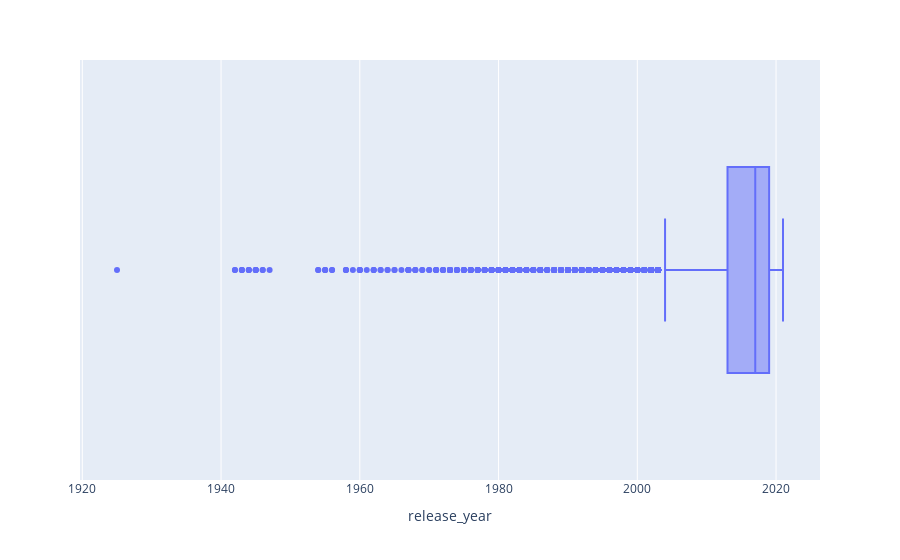

The notebook cell saved with this chart:
### Code cell
px.box(data_frame = data , x = 'release_year')

### Figure 1 — Plotly figure (JSON) as saved in the notebook; plotly's stock layout.template omitted (floating-point values rounded to 4 significant figures; data arrays with more than 128 entries replaced by an {"elided": "..."} marker saying what was removed)
{"data": [{"alignmentgroup": "True", "hovertemplate": "release_year=%{x}<extra></extra>", "legendgroup": "", "marker": {"color": "#636efa"}, "name": "", "notched": false, "offsetgroup": "", "orientation": "h", "showlegend": false, "type": "box", "x": {"elided": "8790 int values"}, "x0": " ", "xaxis": "x", "y0": " ", "yaxis": "y"}], "layout": {"boxmode": "group", "legend": {"tracegroupgap": 0}, "margin": {"t": 60}, "xaxis": {"anchor": "y", "domain": [0, 1], "title": {"text": "release_year"}}, "yaxis": {"anchor": "x", "domain": [0, 1]}}}
